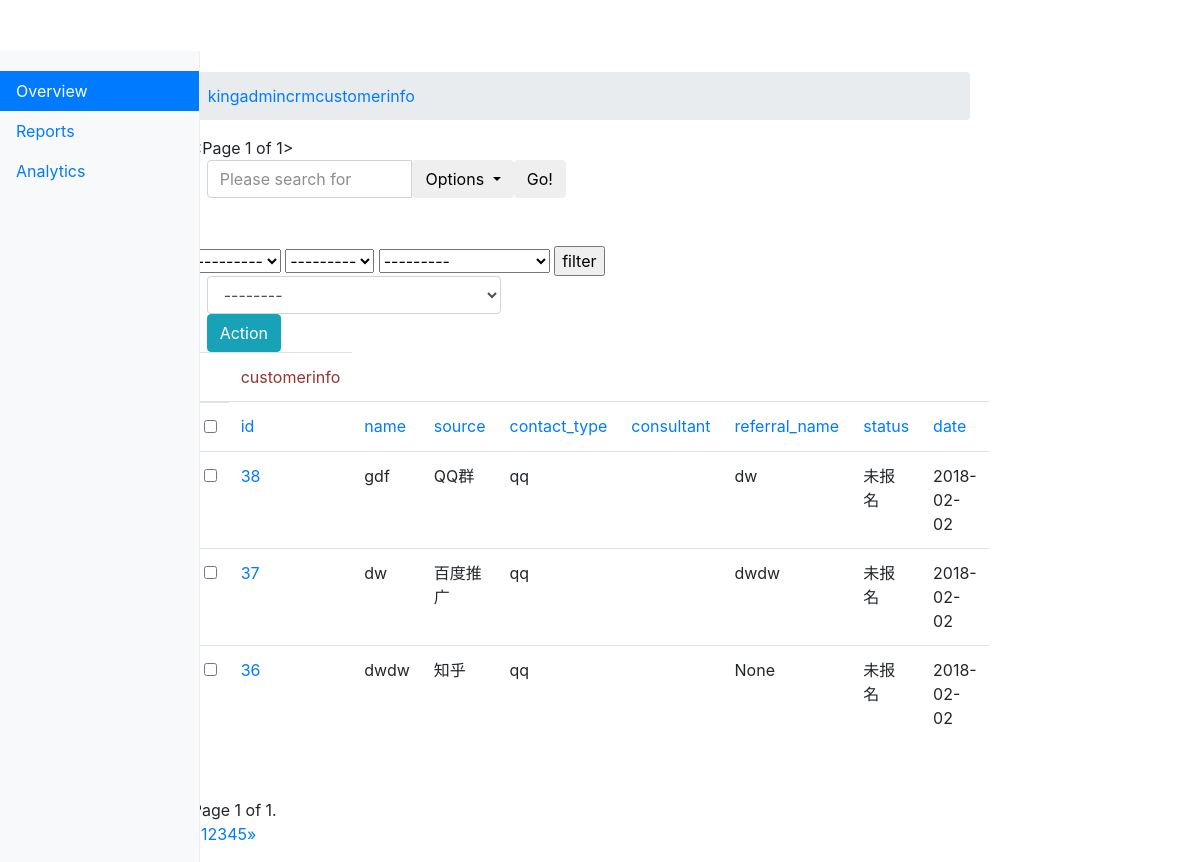
/kingadmin/crm/customerinfo/ (signed in), run on an earlier commit of the app's database.
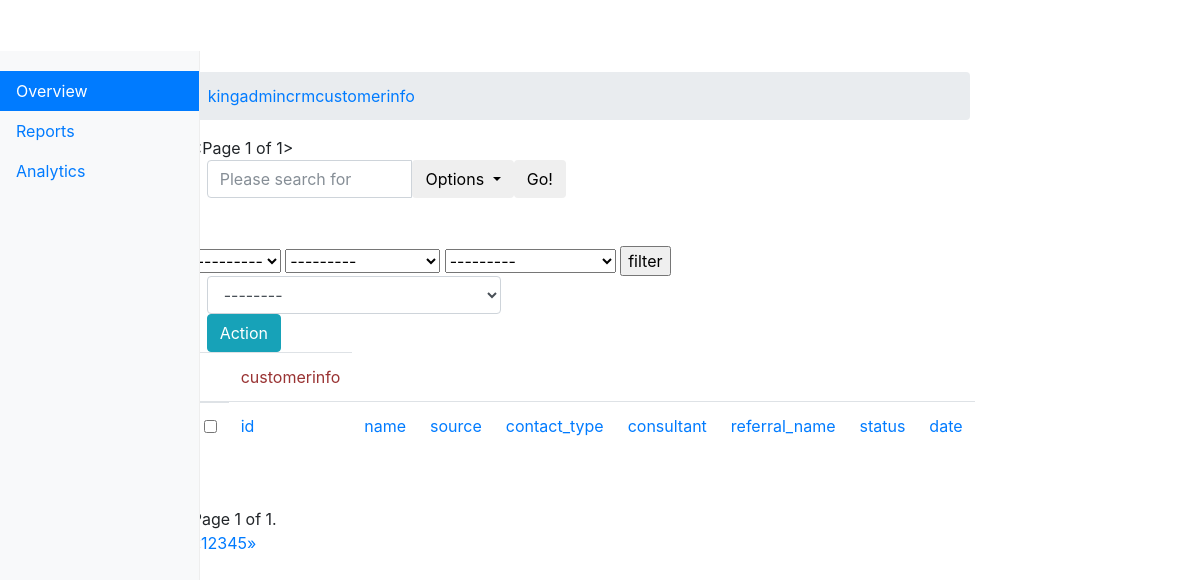
And on a later commit of the database.
### crm/models.py (models this page shows)
class CustomerInfo(models.Model):
    name = models.CharField(max_length=64, default=None)
    contact_type_choices = (
        (0, 'qq'), (1, 'wechat'), (2,'Phone'),
    )
    contact_type = models.SmallIntegerField(choices=contact_type_choices, default=0 )
    contact = models.CharField(max_length=64, unique = True)
    source_choices = (
        (0, 'QQ群'), (1, '51CTO'), (2,'百度推广'),(3,'知乎'),
    )
    source = models.SmallIntegerField(choices=source_choices, default=0)
    referral_name = models.ForeignKey("self", blank=True, null=True, verbose_name="推荐人", on_delete=models.SET_NULL)
    consult_courses = models.ManyToManyField("Course", verbose_name="咨询课程")
    consult_content = models.TextField(verbose_name="咨询内容")
    status_choices  = (
        (0, '未报名'), (1, '已报名'), (2,'已退学'),
    )
    status = models.SmallIntegerField(choices=status_choices, default=0)
    consultant = models.ForeignKey("UserProfile", verbose_name="课程顾问",on_delete=models.CASCADE)
    date = models.DateField(auto_now_add=True)
    def __str__(self):
        return self.name

class UserProfile(AbstractBaseUser,PermissionsMixin):
    email = models.EmailField(
        verbose_name='email address',
        max_length=255,
        unique=True,
    )
    name = models.CharField(max_length=64, verbose_name="姓名")
    is_active = models.BooleanField(default=True)
    is_staff = models.BooleanField(default=True)
    role = models.ManyToManyField("Role", blank=True, null=True)
    is_admin = models.BooleanField(default=False)
    objects = MyUserManager()
    USERNAME_FIELD = 'email'
    REQUIRED_FIELDS = ['name']
    def __str__(self):
        return self.email

### kingadmin/views.py (the view, shortened to what this page needs)
# urls.py: url(r'^(\w+)/(\w+)/$', views.table_list, name="table_list"),
@login_required
def table_list(request, app_name, model_name):
    admin_class = site.enabled_admin[app_name][model_name] #get the admin_class class save in the list
    querysets = admin_class.model.objects.all().order_by('-id')# get the data
    filter_list = request.GET
    filtered_query, querysets = selected_set(filter_list, querysets)
    admin_class.filtered_query = filtered_query
    querysets = querysets.order_by('-id')
    need_sort_column_name,sorted_querysets, sorted_column = sorted_querysets_by_column(request, querysets, admin_class)
    searched_queryset = searched_querysets(request, sorted_querysets, admin_class)
    querysets  = Paginator(searched_queryset ,admin_class.list_per_page)
    page = request.GET.get('page')
    try:
        querysets = querysets.get_page(page)
    except PageNotAnInteger:
        querysets = querysets.get_page(1)
    except EmptyPage:
        querysets = querysets.get_page(querysets.num_pages)
    admin_class.sorted_colunm_name = need_sort_column_name
    admin_class.sorted_column = sorted_column
    return render(request, "kingadmin/table_list.html",locals())

### kingadmin/templatetags/kingadmin_tags.py (called while the page is built)
@register.simple_tag
def build_table_row(count,obj, admin_class):
    ele = ""
    if admin_class.list_display:
        for index, column_name in enumerate(admin_class.list_display):
            column_obj = admin_class.model._meta.get_field(column_name)
            if column_obj.choices:
                column_data = getattr(obj, "get_%s_display" %column_name)()
            else:
                column_data = getattr(obj, column_name)
            if not index:
                ele += "<td><a href='%s/change'>%s</a></td>" % (obj.id, column_data)
            else:
                ele += "<td>%s</td>" % column_data
    else:
        ele += "<td><a href='%s/change'>%s</a></td>" % (count, obj)
    return mark_safe(ele)

@register.simple_tag
def get_order_method(need_sort_column_name, item, admin_class):
    sort_need_index = admin_class.list_display.index(item)
    if need_sort_column_name == item:
        sort_need_index = '-' + str(sort_need_index)
    return sort_need_index

@register.simple_tag
def build_order_method_arrow(need_sort_column_name, item, admin_class):
    new = need_sort_column_name
    ele = ''''''
    if new:
        if new.strip('-') == item:
            if need_sort_column_name.startswith('-'):
                ele += '''<span class ="glyphicon glyphicon-menu-up"> </span>'''
            elif need_sort_column_name == item:
                ele += '''<span class ="glyphicon glyphicon-menu-down"> </span>'''
    return mark_safe(ele)

@register.simple_tag
def get_filteredlist_pagenum(admin_class, querysets):
    page_num = querysets.number
    filtered_list = admin_class.filtered_query
    ele = ""
    if page_num:
        ele += "&page=%s" % page_num
    if filtered_list:
        for k, v in filtered_list.items():
            ele += "&%s=%s" % (k, v)
    return mark_safe(ele)

@register.simple_tag
def get_sorted_column(admin_class):
    if admin_class.sorted_column:
        for k,v in admin_class.sorted_column.items():
            return v
    else:
        return ""

### kingadmin/views.py (called while the page is built)
def selected_set(filter_list, querysets):
    filtered_list = {}
    for key,value in filter_list.items():
        if key in ("page","o","search_fileds"):continue
        if value == "---------":
            filtered_list[key] = "1970-07-01"
        elif value:
            filtered_list[key] = value
    return filtered_list, querysets.filter(**filtered_list)

### kingadmin/templates/kingadmin/table_list.html (shortened to what this page needs)
{% extends "kingadmin/index.html" %}
{% load kingadmin_tags %}
{% block dashboard %}
<ol class="breadcrumb">
  <li><a href="/kingadmin/">kingadmin</a></li>
  <li><a href="/kingadmin/{{ app_name }}">{{ app_name }}</a></li>
  <li><a href="/kingadmin/{{ app_name }}/{{ model_name }}">{{ model_name }}</a></li>
</ol>
    {{ querysets }}
    <div>
    <form method="get">
        <div class="col-lg-6">
            <div class="input-group">
                <input type="text" class="form-control" placeholder="Please search for " name="search_fileds">
                <div class="input-group-btn">
                    <button type="button" class="btn btn-default dropdown-toggle" data-toggle="dropdown" aria-haspopup="true" aria-expanded="false">
                      <span>Options</span>
                    </button>
                  </div>
                  <span class="input-group-btn">
                    <button class="btn btn-default" type="submit">Go!</button>
                  </span>
            </div>
        </div>
    </form>
    <br>
    <br>
    </div>
    <div>
    {% if admin_class.list_filter %}
    <form>
            {% for filter_obj in admin_class.list_filter %}
               {% build_filter_row filter_obj admin_class%}
            {% endfor %}
            <input type="submit" value="filter">
    </form>
    {% endif %}
    <form onsubmit="return ActionCheck(this)" method="POST">{% csrf_token %}
            <div>
                <div class="col-sm-5">
                    <select class="form-control" name="action">
                        <option value=''>--------</option>
                    </select>
                </div>
                <div class="col-sm-5">
                    <button  type="submit" class="btn btn-info">Action</button>
                </div>
            </div>
    </form>
    </div>
    <table class="table table-hover">
    <thead>
        <tr>
            <th>
                <td style="color: #993333">{{ model_name }} </td>
            </th>
        </tr>
    </thead>
    <tbody>
    <tr>
        <th>
        <input type="checkbox" onclick="SelectAllObjs(this)">
            {% if admin_class.list_display %}
                {% for item in admin_class.list_display %}
                    <td><a href="?o={% get_order_method need_sort_column_name item admin_class%}{% get_filteredlist_pagenum admin_class querysets %}">{{ item }}</a>
                    </td>
                {% endfor %}
            {% else %}
                {% get_model_name admin_class %}
            {% endif %}
        </th>
    </tr>
    {% for  item in querysets %}
        <tr>
            <th>
                <input row-select="true" type="checkbox" value="{{ item.id }}">
                {% build_table_row forloop.counter item admin_class  %}
            </th>
        </tr>
    {% endfor %}
    </tbody>
    </table>
    {% build_page_navigation querysets admin_class %}
    <div class="pagination">
        <span class="step-links">
            <span class="current">
                Page {{ querysets.number }} of {{ querysets.paginator.num_pages }}.
            </span>
        </span>
    </div>
    <nav aria-label="Page navigation">
  <ul class="pagination">
    <li>
      <a href="#" aria-label="Previous">
        <span aria-hidden="true">&laquo;</span>
      </a>
    </li>
    <li><a href="#">1</a></li>
    <li><a href="#">2</a></li>
    <li><a href="#">3</a></li>
    <li><a href="#">4</a></li>
    <li><a href="#">5</a></li>
    <li>
      <a href="#" aria-label="Next">
        <span aria-hidden="true">&raquo;</span>
      </a>
    </li>
  </ul>
</nav>
{% endblock %}

### kingadmin/templates/kingadmin/index.html (shortened to what this page needs)
<!DOCTYPE html>
<html lang="en">
<head><meta http-equiv="Content-Type" content="text/html; charset=UTF-8">
    <link href="/static/css/bootstrap.min.css" rel="stylesheet">
    <link href="/static/css/dashboard.css" rel="stylesheet">
</head>
  <body>
    <div class="container-fluid">
      <div class="row">
        <nav class="col-sm-3 col-md-2 d-none d-sm-block bg-light sidebar">
          <ul class="nav nav-pills flex-column">
            <li class="nav-item">
              <a class="nav-link active" href="https://getbootstrap.com/docs/4.0/examples/dashboard/#">Overview <span class="sr-only">(current)</span></a>
            </li>
            <li class="nav-item">
              <a class="nav-link" href="#">Reports</a>
            </li>
            <li class="nav-item">
              <a class="nav-link" href="#">Analytics</a>
            </li>
          </ul>
        </nav>
      <div class="col-sm-9 col-sm-offset-3 col-md-10 col-md-offset-2 main">
        <main role="main" class="col-sm-9 ml-sm-auto col-md-10 pt-3">
            {% block dashboard %}{% endblock %}
        </main>
      </div>
      </div>
    </div>
</body>
</html>

### static/css/dashboard.css (style rules this page uses)
body { padding-top: 3.5rem; }
.sidebar { position: fixed; top: 51px; bottom: 0; left: 0; z-index: 1000; padding: 20px 0; overflow-x: hidden; overflow-y: auto; border-right: 1px solid #eee; }
.sidebar .nav { margin-bottom: 20px; }
.sidebar .nav-item { width: 100%; }
.sidebar .nav-item + .nav-item { margin-left: 0; }
.sidebar .nav-link { border-radius: 0; }

What changed in the data, as far as the page shows it:
removed CustomerInfo: id+name+source "38 gdf QQ群 qq dw 未报名 2018-02-02"
removed CustomerInfo: id+name+source "37 dw 百度推广 qq dwdw 未报名 2018-02-02"
removed CustomerInfo: id+name+source "36 dwdw 知乎 qq None 未报名 2018-02-02"
